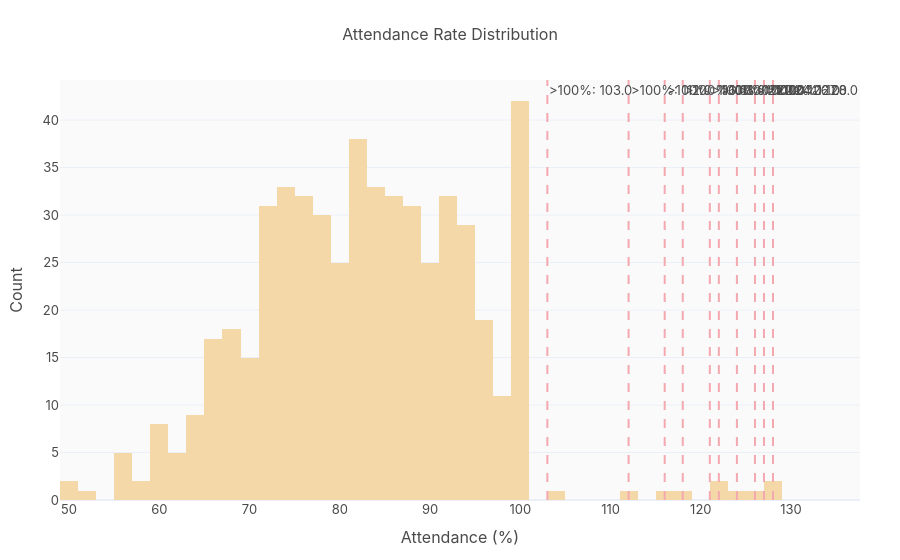

Notebook cell for this chart:
### Markdown cell above
### 5.5 attendance_rate — Values exceeding 100%

10 values exceed 100%, with maximum at 128%.

### Code cell
ar = df["attendance_rate"]
ar_bad = ar[ar > 100]
print(f"Attendance > 100%: {len(ar_bad)} rows")
print(f"Values: {sorted(ar_bad.unique().tolist())}")

fig = go.Figure(go.Histogram(x=ar, nbinsx=40, marker_color=PALETTE["accent2"]))
for v in ar_bad.dropna().unique():
    fig.add_vline(x=v, line_dash="dash", line_color="#F4A8B0",
                  annotation_text=f">100%: {v}")
styled(fig, "Attendance Rate Distribution")
fig.update_xaxes(title_text="Attendance (%)")
fig.update_yaxes(title_text="Count")
fig.show()

### Figure 1 — Plotly figure (JSON) as saved in the notebook; plotly's stock layout.template omitted (floating-point values rounded to 4 significant figures; data arrays with more than 128 entries replaced by an {"elided": "..."} marker saying what was removed)
{"data": [{"marker": {"color": "#F4D8A8"}, "nbinsx": 40, "type": "histogram", "x": {"elided": "535 float values"}}], "layout": {"annotations": [{"showarrow": false, "text": ">100%: 124.0", "x": 124, "xanchor": "left", "xref": "x", "y": 1, "yanchor": "top", "yref": "y domain"}, {"showarrow": false, "text": ">100%: 122.0", "x": 122, "xanchor": "left", "xref": "x", "y": 1, "yanchor": "top", "yref": "y domain"}, {"showarrow": false, "text": ">100%: 116.0", "x": 116, "xanchor": "left", "xref": "x", "y": 1, "yanchor": "top", "yref": "y domain"}, {"showarrow": false, "text": ">100%: 112.0", "x": 112, "xanchor": "left", "xref": "x", "y": 1, "yanchor": "top", "yref": "y domain"}, {"showarrow": false, "text": ">100%: 121.0", "x": 121, "xanchor": "left", "xref": "x", "y": 1, "yanchor": "top", "yref": "y domain"}, {"showarrow": false, "text": ">100%: 103.0", "x": 103, "xanchor": "left", "xref": "x", "y": 1, "yanchor": "top", "yref": "y domain"}, {"showarrow": false, "text": ">100%: 126.0", "x": 126, "xanchor": "left", "xref": "x", "y": 1, "yanchor": "top", "yref": "y domain"}, {"showarrow": false, "text": ">100%: 128.0", "x": 128, "xanchor": "left", "xref": "x", "y": 1, "yanchor": "top", "yref": "y domain"}, {"showarrow": false, "text": ">100%: 118.0", "x": 118, "xanchor": "left", "xref": "x", "y": 1, "yanchor": "top", "yref": "y domain"}, {"showarrow": false, "text": ">100%: 127.0", "x": 127, "xanchor": "left", "xref": "x", "y": 1, "yanchor": "top", "yref": "y domain"}], "font": {"color": "#4A4A4A", "family": "Inter, Arial, sans-serif", "size": 13}, "margin": {"b": 60, "l": 60, "r": 40, "t": 80}, "paper_bgcolor": "#FFFFFF", "plot_bgcolor": "#FAFAFA", "shapes": [{"line": {"color": "#F4A8B0", "dash": "dash"}, "type": "line", "x0": 124, "x1": 124, "xref": "x", "y0": 0, "y1": 1, "yref": "y domain"}, {"line": {"color": "#F4A8B0", "dash": "dash"}, "type": "line", "x0": 122, "x1": 122, "xref": "x", "y0": 0, "y1": 1, "yref": "y domain"}, {"line": {"color": "#F4A8B0", "dash": "dash"}, "type": "line", "x0": 116, "x1": 116, "xref": "x", "y0": 0, "y1": 1, "yref": "y domain"}, {"line": {"color": "#F4A8B0", "dash": "dash"}, "type": "line", "x0": 112, "x1": 112, "xref": "x", "y0": 0, "y1": 1, "yref": "y domain"}, {"line": {"color": "#F4A8B0", "dash": "dash"}, "type": "line", "x0": 121, "x1": 121, "xref": "x", "y0": 0, "y1": 1, "yref": "y domain"}, {"line": {"color": "#F4A8B0", "dash": "dash"}, "type": "line", "x0": 103, "x1": 103, "xref": "x", "y0": 0, "y1": 1, "yref": "y domain"}, {"line": {"color": "#F4A8B0", "dash": "dash"}, "type": "line", "x0": 126, "x1": 126, "xref": "x", "y0": 0, "y1": 1, "yref": "y domain"}, {"line": {"color": "#F4A8B0", "dash": "dash"}, "type": "line", "x0": 128, "x1": 128, "xref": "x", "y0": 0, "y1": 1, "yref": "y domain"}, {"line": {"color": "#F4A8B0", "dash": "dash"}, "type": "line", "x0": 118, "x1": 118, "xref": "x", "y0": 0, "y1": 1, "yref": "y domain"}, {"line": {"color": "#F4A8B0", "dash": "dash"}, "type": "line", "x0": 127, "x1": 127, "xref": "x", "y0": 0, "y1": 1, "yref": "y domain"}], "title": {"font": {"color": "#4A4A4A", "size": 16}, "text": "Attendance Rate Distribution", "x": 0.5, "xanchor": "center"}, "xaxis": {"title": {"text": "Attendance (%)"}}, "yaxis": {"title": {"text": "Count"}}}}
